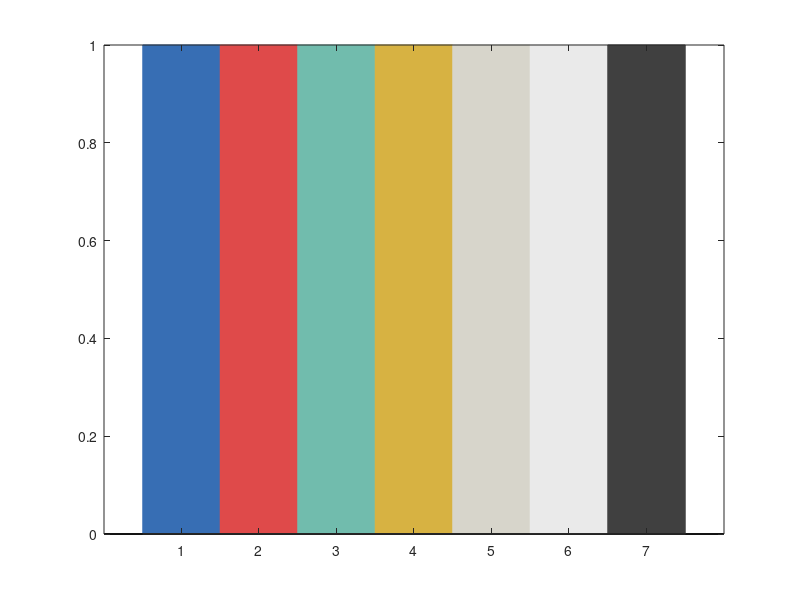

The MATLAB source for this figure: (Note: this script raises an error after producing the figure.)
function c = wjn_erc_colormap



c = [55 110 181 % Blue
224 74 74 % Red
113 189 174 % Yellow
216 179 66 % Green
216 214 204 % Beige
235 235 235 % Light grey
64 64 64]./256; % Dark grey 

figure;
for a = 1:size(c,1)
    
    x=nan(1,size(c,1));
    x(a) = 1;
    b=bar(x);hold on;
    set(b,'EdgeColor',c(a,:),'FaceColor',c(a,:),'BarWidth',1)
end
figone(3);
title(['Julians ERC starting grant palette'])
set(gca,'YTick',[])
xlim([0.5 size(c,1)+.5])
myprint('palette')